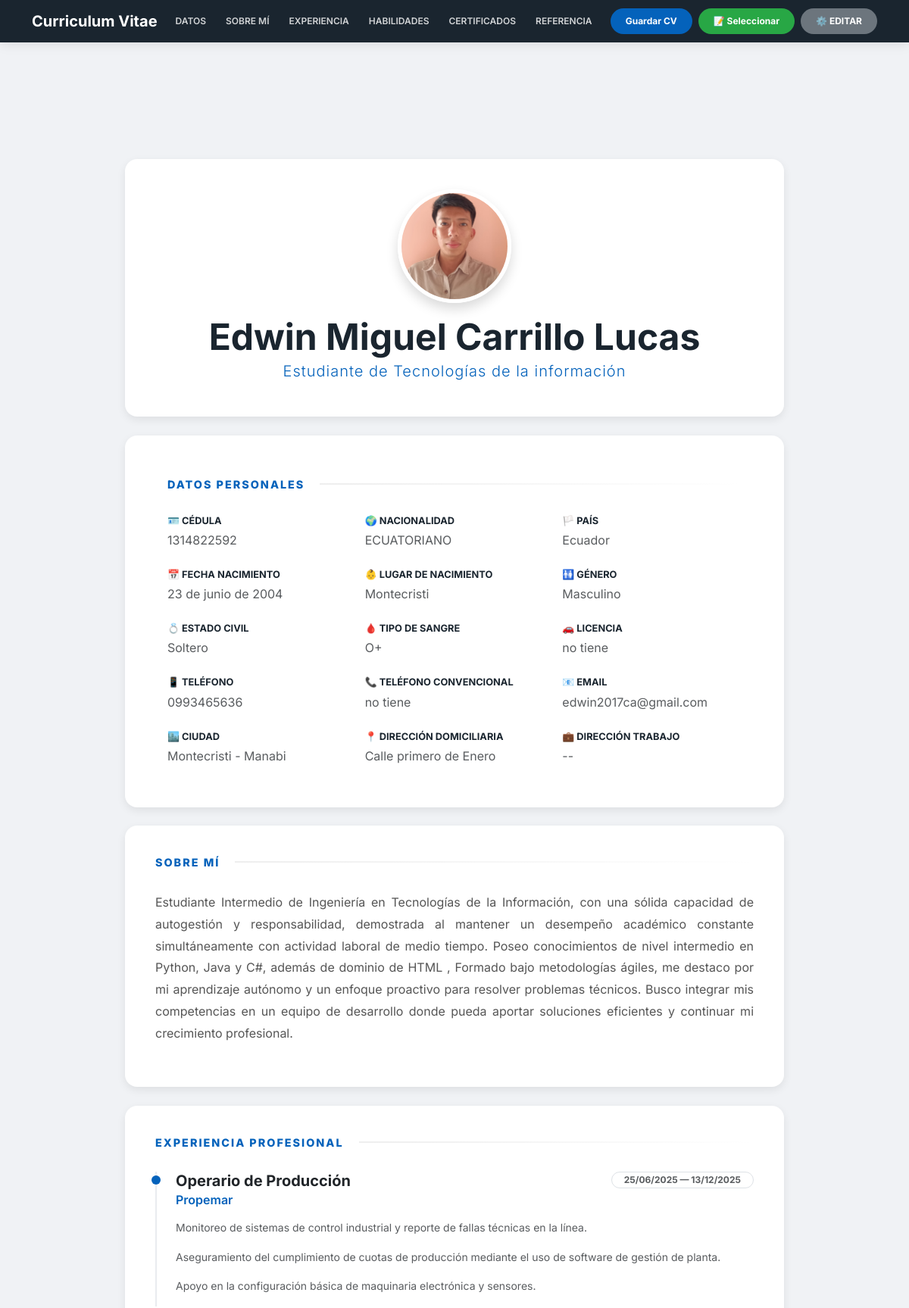
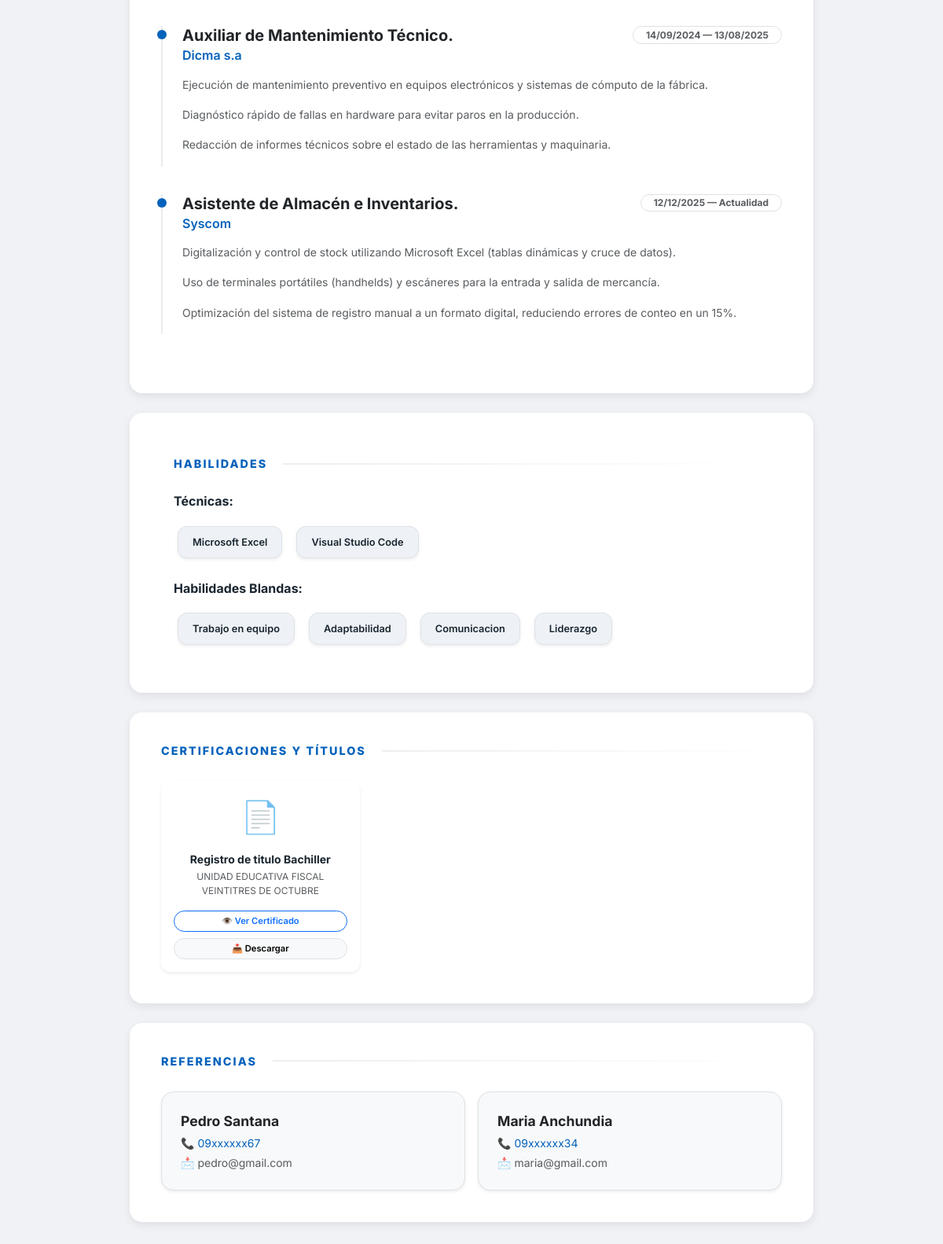
The page /perfil/1/ on the database its author committed (2 pictures, top to bottom).
### cv/models.py (models this page shows, shortened)
class Perfil(models.Model):
    nombre = models.CharField(max_length=100)
    apellido = models.CharField(max_length=100)
    profesion = models.CharField(max_length=100)
    ciudad = models.CharField(max_length=100, blank=True)
    pais = models.CharField(max_length=100, blank=True)
    email = models.EmailField()
    telefono = models.CharField(max_length=20, blank=True)
    bio = models.TextField()
    nacionalidad = models.CharField(max_length=100, blank=True, null=True)
    lugarnacimiento = models.CharField(max_length=100, blank=True, null=True)
    fechanacimiento = models.DateField(null=True, blank=True)
    numerocedula = models.CharField(max_length=20, blank=True, null=True)
    sexo = models.CharField(max_length=20, blank=True, null=True)
    estadocivil = models.CharField(max_length=50, blank=True, null=True)
    licenciaconducir = models.CharField(max_length=50, blank=True, null=True)
    telefonoconvencional = models.CharField(max_length=20, blank=True, null=True)
    direcciondomiciliaria = models.CharField(max_length=255, blank=True, null=True)
    tiposangre = models.CharField(max_length=10, blank=True, null=True)
    direcciontrabajo = models.CharField(max_length=255, blank=True, null=True)
    foto = models.ImageField(upload_to='perfil/', null=True, blank=True)

class Experiencia(models.Model):
    perfil = models.ForeignKey(Perfil, on_delete=models.CASCADE, related_name='experiencias', null=True)
    empresa = models.CharField(max_length=100)
    cargo = models.CharField(max_length=100)
    inicio = models.CharField(max_length=20)
    fin = models.CharField(max_length=20, default="Actualidad")
    logros = models.TextField()
    class Meta:
        ordering = ['-inicio']  # ← MÁS RECIENTE PRIMERO

class Habilidad(models.Model):
    perfil = models.ForeignKey(Perfil, on_delete=models.CASCADE, related_name='habilidades', null=True)
    CATEGORIA_CHOICES = [
        ('T', 'Técnica'),
        ('B', 'Blanda'),
    ]
    nombre = models.CharField(max_length=50)
    categoria = models.CharField(max_length=1, choices=CATEGORIA_CHOICES, default='T')

class Certificado(models.Model):
    perfil = models.ForeignKey(Perfil, on_delete=models.CASCADE, related_name='certificados', null=True)
    titulo = models.CharField(max_length=200)
    institucion = models.CharField(max_length=200)
    fecha_obtencion = models.DateField()
    archivo = models.FileField(upload_to='certificados/')
    class Meta:
        ordering = ['-fecha_obtencion']  # ← MÁS RECIENTE PRIMERO

class Referencia(models.Model):
    perfil = models.ForeignKey(Perfil, on_delete=models.CASCADE, related_name='referencias', null=True)
    nombre = models.CharField(max_length=150, verbose_name="Nombre de la Referencia")
    telefono = models.CharField(max_length=20, verbose_name="Número de Celular")
    email = models.EmailField(max_length=255, blank=True, null=True)

### cv/views.py (the view)
# urls.py: path('perfil/<int:perfil_id>/', ver_cv, name='ver_cv'),
def ver_cv(request, perfil_id):
    perfil = get_object_or_404(Perfil, id=perfil_id)
    experiencias = (
        Experiencia.objects
        .filter(perfil=perfil)
        .order_by('-inicio', '-id')  # 👈 ajuste seguro
    )
    habilidades = Habilidad.objects.filter(perfil=perfil)
    referencias = Referencia.objects.filter(perfil=perfil)
    certificados = (
        Certificado.objects
        .filter(perfil=perfil)
        .order_by('-fecha_obtencion')
    )
    contexto = {
        'perfil': perfil,
        'experiencias': experiencias,
        'habilidades': habilidades,
        'referencias': referencias,
        'certificados': certificados,
    }
    return render(request, 'cv/index.html', contexto)

### cv/templates/cv/index.html (shortened to what this page needs)
{% load static %}
<!DOCTYPE html>
<html lang="es">
<head>
    <link href="https://cdn.jsdelivr.net/npm/bootstrap@5.3.0/dist/css/bootstrap.min.css" rel="stylesheet">
    <link rel="stylesheet" href="{% static 'cv/style.css' %}">
</head>
<body>
<nav class="navbar navbar-expand-lg navbar-dark navbar-custom fixed-top d-print-none">
    <div class="container">
        <span class="navbar-brand fw-bold">Curriculum Vitae</span>
        <div class="collapse navbar-collapse" id="navbarNav">
            <ul class="navbar-nav me-auto text-center mb-3 mb-lg-0">
                <li class="nav-item"><a class="nav-link" href="#datos">Datos</a></li>
                <li class="nav-item"><a class="nav-link" href="#sobre-mi">Sobre Mí</a></li>
                <li class="nav-item"><a class="nav-link" href="#experiencia">Experiencia</a></li>
                <li class="nav-item"><a class="nav-link" href="#habilidades">Habilidades</a></li>
                <li class="nav-item"><a class="nav-link" href="#certificados">Certificados</a></li>
                <li class="nav-item"><a class="nav-link" href="#referencias">Referencia</a></li>
            </ul>
            <div class="text-center d-flex flex-wrap gap-2 justify-content-center">
                <button onclick="window.print()" class="btn btn-download flex-fill flex-lg-grow-0">Guardar CV</button>
                <button onclick="abrirSelectorImpresion()" class="btn btn-download flex-fill flex-lg-grow-0" style="background-color: #28a745 !important;">📝 Seleccionar</button>
                <button onclick="abrirEditor('/admin/cv/perfil/{{ perfil.id }}/change/')" class="btn btn-download flex-fill flex-lg-grow-0" style="background-color: #6c757d !important;">⚙️ EDITAR</button>
            </div>
        </div>
    </div>
</nav>
<div class="container cv-container">
    <div class="card card-custom text-center">
        <div class="mb-3">
            {% if perfil.foto %}
                <img src="{{ perfil.foto.url }}" class="rounded-circle shadow mx-auto d-block"
                     style="width: 150px; height: 150px; object-fit: cover; border: 5px solid white;">
            {% else %}
                <div class="rounded-circle d-inline-block text-white shadow mx-auto"
                     style="width: 100px; height: 100px; line-height: 100px; font-size: 2.5rem; font-weight: bold; background-color: var(--primary-color) !important;">
                    {{ perfil.nombre|slice:":1" }}{{ perfil.apellido|slice:":1" }}
                </div>
            {% endif %}
        </div>
        <h1 class="display-5 fw-bold mb-1" style="color: var(--primary-color);">{{ perfil.nombre }} {{ perfil.apellido }}</h1>
        <p class="h5 fw-light" style="color: var(--accent-color); letter-spacing: 1px;">{{ perfil.profesion }}</p>
    </div>
    {% include 'cv/datos.html' %}
    {% include 'cv/sobre_mi.html' %}
    {% include 'cv/experiencia.html' %}
    {% include 'cv/habilidades.html' %}
    {% include 'cv/certificados.html' %}
    {% include 'cv/referencias.html' %}
</div>
</body>
</html>

### cv/templates/cv/datos.html
<div id="datos" class="card card-custom mb-4">
    <div class="card-body">
        <h3 class="section-title">DATOS PERSONALES</h3>
        <div class="row g-4">
            <div class="col-md-4">
                <p class="mb-1 text-uppercase fw-bold" style="font-size: 0.8rem; color: var(--primary-color);">🪪 Cédula</p>
                <p class="mb-0 text-muted">{{ perfil.numerocedula }}</p>
            </div>
            <div class="col-md-4">
                <p class="mb-1 text-uppercase fw-bold" style="font-size: 0.8rem; color: var(--primary-color);">🌍 Nacionalidad</p>
                <p class="mb-0 text-muted">{{ perfil.nacionalidad }}</p>
            </div>
            <div class="col-md-4">
                <p class="mb-1 text-uppercase fw-bold" style="font-size: 0.8rem; color: var(--primary-color);">🏳️ País</p>
                <p class="mb-0 text-muted">{{ perfil.pais }}</p>
            </div>
            <div class="col-md-4">
                <p class="mb-1 text-uppercase fw-bold" style="font-size: 0.8rem; color: var(--primary-color);">📅 Fecha Nacimiento</p>
                <p class="mb-0 text-muted">{{ perfil.fechanacimiento }}</p>
            </div>
            <div class="col-md-4">
                <p class="mb-1 text-uppercase fw-bold" style="font-size: 0.8rem; color: var(--primary-color);">👶 Lugar de Nacimiento</p>
                <p class="mb-0 text-muted">{{ perfil.lugarnacimiento }}</p>
            </div>
            <div class="col-md-4">
                <p class="mb-1 text-uppercase fw-bold" style="font-size: 0.8rem; color: var(--primary-color);">🚻 Género</p>
                <p class="mb-0 text-muted">{{ perfil.sexo }}</p>
            </div>
            <div class="col-md-4">
                <p class="mb-1 text-uppercase fw-bold" style="font-size: 0.8rem; color: var(--primary-color);">💍 Estado Civil</p>
                <p class="mb-0 text-muted">{{ perfil.estadocivil }}</p>
            </div>
            <div class="col-md-4">
                <p class="mb-1 text-uppercase fw-bold" style="font-size: 0.8rem; color: var(--primary-color);">🩸 Tipo de Sangre</p>
                <p class="mb-0 text-muted">{{ perfil.tiposangre }}</p>
            </div>
            <div class="col-md-4">
                <p class="mb-1 text-uppercase fw-bold" style="font-size: 0.8rem; color: var(--primary-color);">🚗 Licencia</p>
                <p class="mb-0 text-muted">{{ perfil.licenciaconducir }}</p>
            </div>
            <div class="col-md-4">
                <p class="mb-1 text-uppercase fw-bold" style="font-size: 0.8rem; color: var(--primary-color);">📱 Teléfono</p>
                <p class="mb-0 text-muted">{{ perfil.telefono }}</p>
            </div>
            <div class="col-md-4">
                <p class="mb-1 text-uppercase fw-bold" style="font-size: 0.8rem; color: var(--primary-color);">📞 Teléfono Convencional</p>
                <p class="mb-0 text-muted">{{ perfil.telefonoconvencional }}</p>
            </div>
            <div class="col-md-4">
                <p class="mb-1 text-uppercase fw-bold" style="font-size: 0.8rem; color: var(--primary-color);">📧 Email</p>
                <p class="mb-0 text-muted" style="word-break: break-all;">{{ perfil.email }}</p>
            </div>
            <div class="col-md-4">
                <p class="mb-1 text-uppercase fw-bold" style="font-size: 0.8rem; color: var(--primary-color);">🏙️ Ciudad</p>
                <p class="mb-0 text-muted">{{ perfil.ciudad }}</p>
            </div>
            <div class="col-md-4">
                <p class="mb-1 text-uppercase fw-bold" style="font-size: 0.8rem; color: var(--primary-color);">📍 Dirección Domiciliaria</p>
                <p class="mb-0 text-muted">{{ perfil.direcciondomiciliaria }}</p>
            </div>
            <div class="col-md-4">
                <p class="mb-1 text-uppercase fw-bold" style="font-size: 0.8rem; color: var(--primary-color);">💼 Dirección Trabajo</p>
                <p class="mb-0 text-muted">{{ perfil.direcciontrabajo }}</p>
            </div>
        </div>
    </div>
</div>

### cv/templates/cv/sobre_mi.html
<div class="card card-custom" id="sobre-mi">
    <h3 class="section-title">Sobre Mí</h3>
    <div style="text-align: justify; line-height: 1.8; color: #555;">{{ perfil.bio|linebreaks }}</div>
</div>

### cv/templates/cv/experiencia.html
<div class="card card-custom" id="experiencia">
    <h3 class="section-title">Experiencia Profesional</h3>
    {% for exp in experiencias %}
    <div class="exp-item">
        <div class="d-flex justify-content-between align-items-start flex-wrap mb-1">
            <h5 class="fw-bold mb-0 text-dark">{{ exp.cargo }}</h5>
            <span class="badge rounded-pill border text-muted bg-white px-3">{{ exp.inicio }} — {{ exp.fin }}</span>
        </div>
        <h6 class="mb-3" style="color: var(--accent-color); font-weight: 600;">{{ exp.empresa }}</h6>
        <div class="text-muted small" style="line-height: 1.6;">{{ exp.logros|linebreaks }}</div>
    </div>
    {% endfor %}
</div>

### cv/templates/cv/habilidades.html
<div class="card card-custom" id="habilidades">
    <div class="card-body">
        <h3 class="section-title">Habilidades</h3>
        <div class="mb-4">
            <h6 class="fw-bold mb-3" style="color: var(--primary-color);">Técnicas:</h6>
            <div class="d-flex flex-wrap gap-2">
                {% for hab in perfil.habilidades.all %}
                    {% if hab.categoria == 'T' %}
                        <span class="badge-skill shadow-sm">{{ hab.nombre }}</span>
                    {% endif %}
                {% endfor %}
            </div>
        </div>
        <div>
            <h6 class="fw-bold mb-3" style="color: var(--primary-color);">Habilidades Blandas:</h6>
            <div class="d-flex flex-wrap gap-2">
                {% for hab in perfil.habilidades.all %}
                    {% if hab.categoria == 'B' %}
                        <span class="badge-skill shadow-sm">{{ hab.nombre }}</span>
                    {% endif %}
                {% endfor %}
            </div>
        </div>
    </div>
</div>

### cv/templates/cv/certificados.html
<div class="card card-custom" id="certificados">
    <h3 class="section-title">Certificaciones y Títulos</h3>
    <div class="row row-cols-1 row-cols-sm-2 row-cols-md-3 g-3">
        {% for cert in certificados %}
        <div class="col">
            <div class="card h-100 cert-card shadow-sm border-0 text-center">
                <div class="p-3 d-flex flex-column h-100">
                    <div class="mb-3">
                        {% if ".pdf" in cert.archivo.url|lower %}
                            <span style="font-size: 2.5rem;">📄</span>
                        {% else %}
                            <img src="{{ cert.archivo.url }}" class="img-fluid rounded shadow-sm" style="max-height: 100px; object-fit: contain;">
                        {% endif %}
                    </div>
                    <h6 class="fw-bold small mb-1" style="color: var(--primary-color);">{{ cert.titulo }}</h6>
                    <p class="text-muted mb-3" style="font-size: 0.75rem;">{{ cert.institucion }}</p>
                    <div class="mt-auto d-grid gap-2 d-print-none">
                        <a href="{{ cert.archivo.url }}" target="_blank" class="btn btn-outline-primary btn-sm rounded-pill" style="font-size: 0.7rem; font-weight: 600;">
                            👁️ Ver Certificado
                        </a>
                        <a href="{{ cert.archivo.url }}" download class="btn btn-light btn-sm rounded-pill border" style="font-size: 0.7rem; font-weight: 600;">
                            📥 Descargar
                        </a>
                    </div>
                </div>
            </div>
        </div>
        {% endfor %}
    </div>
</div>

### cv/templates/cv/referencias.html
<div class="card card-custom" id="referencias">
    <h3 class="section-title">Referencias</h3>
    <div class="row g-3">
        {% for ref in referencias %}
        <div class="col-md-6">
            <div class="p-4 border rounded-4 bg-light shadow-sm">
                <p class="mb-1 fw-bold text-dark" style="font-size: 1.1rem;">{{ ref.nombre }}</p>
                <p class="mb-1 small" style="color: var(--accent-color);">📞 {{ ref.telefono }}</p>
                <p class="mb-0 small text-muted">📩 {{ ref.email|default:"---" }}</p>
            </div>
        </div>
        {% empty %}
        <div class="col-12"><p class="text-muted small italic">No hay referencias disponibles.</p></div>
        {% endfor %}
    </div>
</div>

### rows shown on the page
Perfil: foto (picture), nombre "Edwin Miguel", apellido "Carrillo Lucas", profesion "Estudiante de Tecnologías de la información", numerocedula "1314822592", nacionalidad "ECUATORIANO", pais "Ecuador", fechanacimiento "23 de junio de 2004", lugarnacimiento "Montecristi", sexo "Masculino", estadocivil "Soltero", tiposangre "O+", licenciaconducir "no tiene", telefono "0993465636", telefonoconvencional "no tiene", email "edwin2017ca@gmail.com", ciudad "Montecristi - Manabi", direcciondomiciliaria "Calle primero de Enero", direcciontrabajo "--", bio "Estudiante Intermedio de Ingeniería en Tecnologías de la Información, con una sólida capacidad de autogestión y responsabilidad, demostrada al mantener un desempeño académico constante simultáneamente con actividad laboral de medio tiempo. Poseo conocimientos de nivel intermedio en Python, Java y C#, además de dominio de HTML , Formado bajo metodologías ágiles, me destaco por mi aprendizaje autónomo y un enfoque proactivo para resolver problemas técnicos. Busco integrar mis competencias en un equipo de desarrollo donde pueda aportar soluciones eficientes y continuar mi crecimiento profesional."
Experiencia: cargo "Operario de Producción", inicio "25/06/2025", fin "13/12/2025", empresa "Propemar", logros "Monitoreo de sistemas de control industrial y reporte de fallas técnicas en la línea. Aseguramiento del cumplimiento de cuotas de producción mediante el uso de software de gestión de planta. Apoyo en la configuración básica de maquinaria electrónica y sensores."
Experiencia: cargo "Auxiliar de Mantenimiento Técnico.", inicio "14/09/2024", fin "13/08/2025", empresa "Dicma s.a", logros "Ejecución de mantenimiento preventivo en equipos electrónicos y sistemas de cómputo de la fábrica. Diagnóstico rápido de fallas en hardware para evitar paros en la producción. Redacción de informes técnicos sobre el estado de las herramientas y maquinaria."
Experiencia: cargo "Asistente de Almacén e Inventarios.", inicio "12/12/2025", fin "Actualidad", empresa "Syscom", logros "Digitalización y control de stock utilizando Microsoft Excel (tablas dinámicas y cruce de datos). Uso de terminales portátiles (handhelds) y escáneres para la entrada y salida de mercancía. Optimización del sistema de registro manual a un formato digital, reduciendo errores de conteo en un 15%."
Habilidad: nombre "Microsoft Excel"
Habilidad: nombre "Visual Studio Code"
Habilidad: nombre "Trabajo en equipo"
Habilidad: nombre "Adaptabilidad"
Habilidad: nombre "Comunicacion"
Habilidad: nombre "Liderazgo"
Certificado: titulo "Registro de titulo Bachiller", institucion "UNIDAD EDUCATIVA FISCAL VEINTITRES DE OCTUBRE"
Referencia: nombre "Pedro Santana", telefono "09xxxxxx67", email "pedro@gmail.com"
Referencia: nombre "Maria Anchundia", telefono "09xxxxxx34", email "maria@gmail.com"
